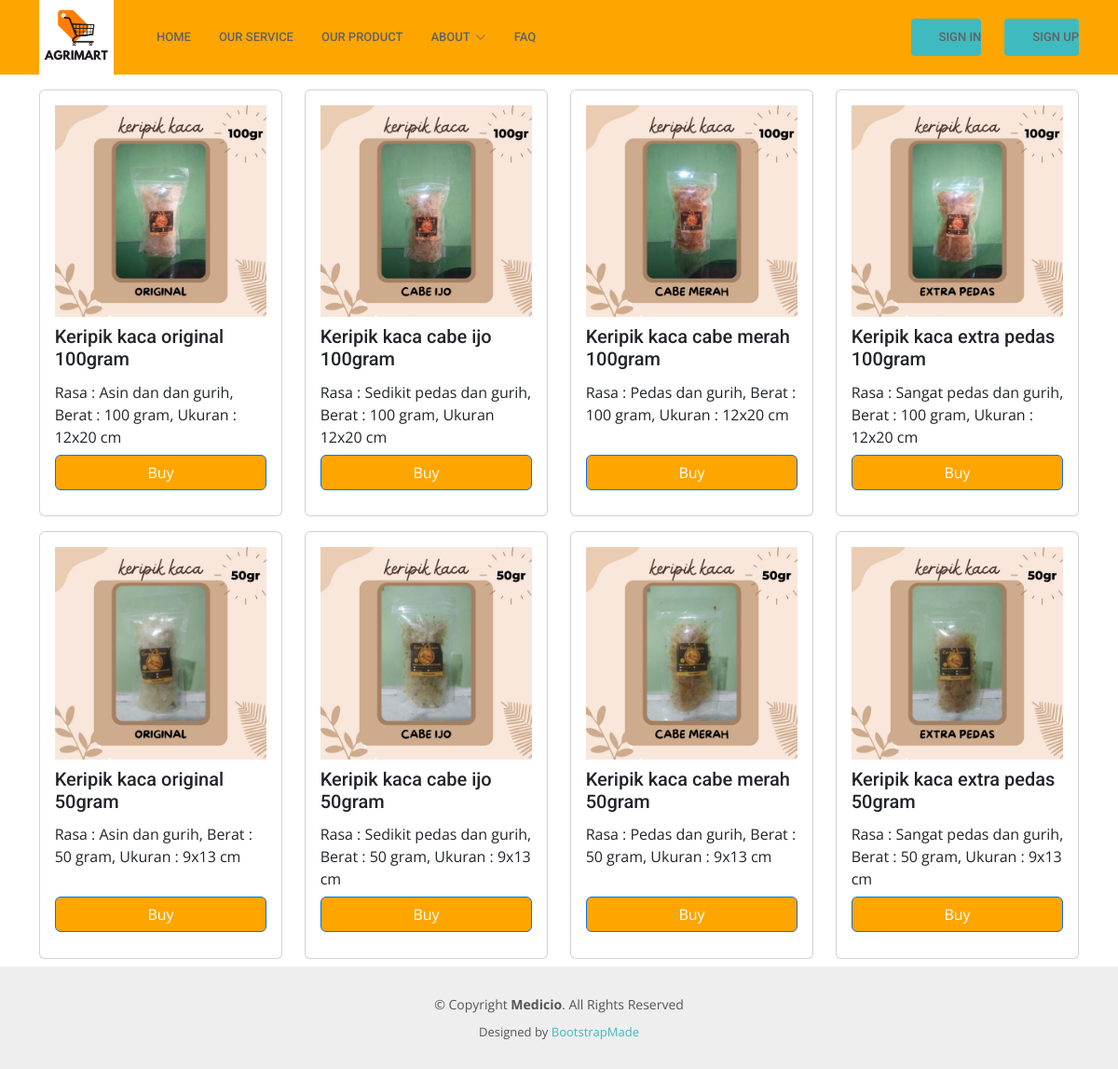
/index.php/dashboard/ourproduct, run on the app's committed database.
### tables this page shows
CREATE TABLE `produk` (
  `id` int(11) NOT NULL,
  `kode` varchar(45) DEFAULT NULL,
  `nama_produk` varchar(45) DEFAULT NULL,
  `stock` int(11) DEFAULT NULL,
  `harga` double DEFAULT NULL,
  `deskripsi` varchar(1000) DEFAULT NULL,
  `foto` varchar(45) DEFAULT NULL
);

### application/controllers/Dashboard.php (called while the page is built, shortened)
<?php
class Dashboard extends CI_Controller
{
    public function ourproduct()
    {
        $this->load->model('produk_model', 'produk');
        $data['list_produk'] = $this->produk->getAll();
        $this->load->view('home/header2');
        $this->load->view('home/ourproduct', $data);
        $this->load->view('home/footer');
    }
}

### index.php (called while the page is built, shortened)
<?php
require_once BASEPATH.'core/CodeIgniter.php';

### application/models/Produk_model.php (called while the page is built, shortened)
<?php
class Produk_model extends CI_Model
{
    private $table = 'produk';
    public function getAll()
    {
        $query = $this->db->get($this->table);
        return $query->result();
    }
}

### application/views/home/ourproduct.php (the view)
<div class="container">
    <div class="row d-flex align-items-start justify-content-center">
        <?php
        foreach($list_produk as $produk){
        ?>
            <div class="col-3 mt-2 mb-2">
                <div class="card" style="padding: 6%;">
                    <img alt="Bootstrap Thumbnail First" src="<?= base_url('/assets/img/produk/').$produk->foto?>" />
                    <div class="card-block">
                        <div style="height: 50px; margin-top: 4%">
                        <h5 class="card-title">
                            <?= $produk->nama_produk?>
                        </h5>
                        </div>
                        <div style="height: 70px; margin-top: 4%">
                        <p class="card-text">
                            <?= $produk->deskripsi?>
                        </p>
                        </div>
                        <div style="height: 50px; margin-top: 4%">
                            <a class="btn btn-primary" style="width: 100%; color:white; background-color:orange;" href="<?= base_url('index.php/dashboard/order?id=').$produk->id?>">Buy</a>
                        </div>
                    </div>
                </div>
            </div>
        <?php } ?>
    </div>
</div>

### application/views/home/header2.php (shortened to what this page needs)
<!DOCTYPE html>
<html lang="en">
<head>
    <link href="<?= base_url('assets/vendor/fontawesome-free/css/all.min.css') ?>" rel="stylesheet">
    <link href="<?= base_url('assets/vendor/animate.css/animate.min.css') ?>" rel="stylesheet">
    <link href="<?= base_url('assets/vendor/aos/aos.css') ?>" rel="stylesheet">
    <link href="<?= base_url('assets/vendor/bootstrap/css/bootstrap.min.css') ?>" rel="stylesheet">
    <link href="<?= base_url('assets/vendor/bootstrap-icons/bootstrap-icons.css') ?>" rel="stylesheet">
    <link href="<?= base_url('assets/vendor/boxicons/css/boxicons.min.css') ?>" rel="stylesheet">
    <link href="<?= base_url('assets/vendor/glightbox/css/glightbox.min.css') ?>" rel="stylesheet">
    <link href="<?= base_url('assets/vendor/swiper/swiper-bundle.min.css') ?>" rel="stylesheet">
    <link href="<?= base_url('assets/css/style.css" rel="stylesheet') ?>">
</head>
<body id="page-top">
    <div id="header" class="mb-5">
        <nav style="background-color: orange;" class="navbar navbar-expand-lg fixed-top" id="mainNav">
            <div style="height: 80px;" class="container">
                <a class="navbar-brand img-nospace" href="#page-top" style=" padding:0px;"><img style="width: 80px; height: 80px;" src="<?= base_url('assets/img/2.png') ?>" alt="..." /></a>
                <div class="collapse navbar-collapse" id="navbarResponsive">
                    <ul>
                        <li><a class="nav-link scrollto" href="<?= base_url('index.php/dashboard') ?>">Home</a></li>
                        <li><a class="nav-link scrollto" href="<?= base_url('index.php/home/') ?>">Our Service</a></li>
                        <li><a href="<?= base_url('index.php/dashboard/ourproduct') ?>"><span>Our Product</span></a></li>
                        <li class="dropdown"><a class="nav-link scrollto" href="<?= base_url('index.php/home/') ?>">About <i class="bi bi-chevron-down"></i></a>
                        </li>
                        <li><a href="<?= base_url('index.php/dashboard/faq') ?>"><span>FAQ</span></a></li>
                    </ul>
                </div>
                <?php
                if ($this->session->has_userdata('USERNAME')) { ?>
                    <img style="border-radius: 100%; width:4%; margin-right: 3px;" src="<?= base_url('assets/img/testimonials/person.png') ?>" alt="">
                    <?php
                    echo '<p style="font-family: cursive; font-size:15px; margin:0px; padding: 0px;">'
                        . $this->session->userdata('USERNAME')
                        . '<br><span style="font-family: cursive; font-size: 10px;">' . $this->session->userdata('ROLE') . '</span>'
                        . '</p>';
                    ?>
                    <a href="<?= base_url('index.php/login/logout') ?>" class="appointment-btn scrollto">Logout</a>
                <?php
                } else {
                ?>
                    <a href="<?= base_url('index.php/login/') ?>" class="appointment-btn scrollto">Sign in</a>
                    <a href="<?= base_url('index.php/login/create') ?>" class="appointment-btn scrollto">Sign up</a>
                <?php }
                ?>
            </div>
        </nav>
    </div>

### application/views/home/footer.php (shortened to what this page needs)
  <footer id="footer">
    <div class="container">
      <div class="copyright">
        &copy; Copyright <strong><span>Medicio</span></strong>. All Rights Reserved
      </div>
      <div class="credits">
        Designed by <a href="https://bootstrapmade.com/">BootstrapMade</a>
      </div>
    </div>
  </footer>
</body>
</html>

### assets/css/style.css (style rules this page uses)
body { font-family: "Open Sans", sans-serif; color: #444444; }
a { color: #3fbbc0; text-decoration: none; }
h1, h2, h3, h4, h5, h6 { font-family: "Roboto", sans-serif; }
#header { background: #fff; transition: all 0.5s; z-index: 997; padding: 20px 0; top: 40px; box-shadow: 0px 2px 15px rgba(0, 0, 0, 0.1); }
.appointment-btn { margin-left: 25px; background: #3fbbc0; color: #fff; border-radius: 4px; padding: 8px 25px; white-space: nowrap; transition: 0.3s; font-size: 14px; display: inline-block; }
.navbar { padding: 0; }
.navbar ul { margin: 0; padding: 0; display: flex; list-style: none; align-items: center; }
.navbar li { position: relative; }
.navbar a, .navbar a:focus { display: flex; align-items: center; justify-content: space-between; padding: 10px 0 10px 30px; font-family: "Roboto", sans-serif; font-size: 13px; color: #626262; white-space: nowrap; transition: 0.3s; text-transform: uppercase; font-weight: 500; }
.navbar a i, .navbar a:focus i { font-size: 12px; line-height: 0; margin-left: 5px; }
#footer { background: #eeeeee; padding: 0 0 30px 0; color: #555555; font-size: 14px; }
#footer .copyright { text-align: center; padding-top: 30px; }
#footer .credits { padding-top: 10px; text-align: center; font-size: 13px; }

### data on the page
produk: foto (picture), nama_produk "Keripik kaca original 100gram", deskripsi "Rasa : Asin dan dan gurih, Berat : 100 gram, Ukuran : 12x20 cm"
produk: foto (picture), nama_produk "Keripik kaca cabe ijo 100gram", deskripsi "Rasa : Sedikit pedas dan gurih, Berat : 100 gram, Ukuran 12x20 cm"
produk: foto (picture), nama_produk "Keripik kaca cabe merah 100gram", deskripsi "Rasa : Pedas dan gurih, Berat : 100 gram, Ukuran : 12x20 cm"
produk: foto (picture), nama_produk "Keripik kaca extra pedas 100gram", deskripsi "Rasa : Sangat pedas dan gurih, Berat : 100 gram, Ukuran : 12x20 cm"
produk: foto (picture), nama_produk "Keripik kaca original 50gram", deskripsi "Rasa : Asin dan gurih, Berat : 50 gram, Ukuran : 9x13 cm"
produk: foto (picture), nama_produk "Keripik kaca cabe ijo 50gram", deskripsi "Rasa : Sedikit pedas dan gurih, Berat : 50 gram, Ukuran : 9x13 cm"
produk: foto (picture), nama_produk "Keripik kaca cabe merah 50gram", deskripsi "Rasa : Pedas dan gurih, Berat : 50 gram, Ukuran : 9x13 cm"
produk: foto (picture), nama_produk "Keripik kaca extra pedas 50gram", deskripsi "Rasa : Sangat pedas dan gurih, Berat : 50 gram, Ukuran : 9x13 cm"
